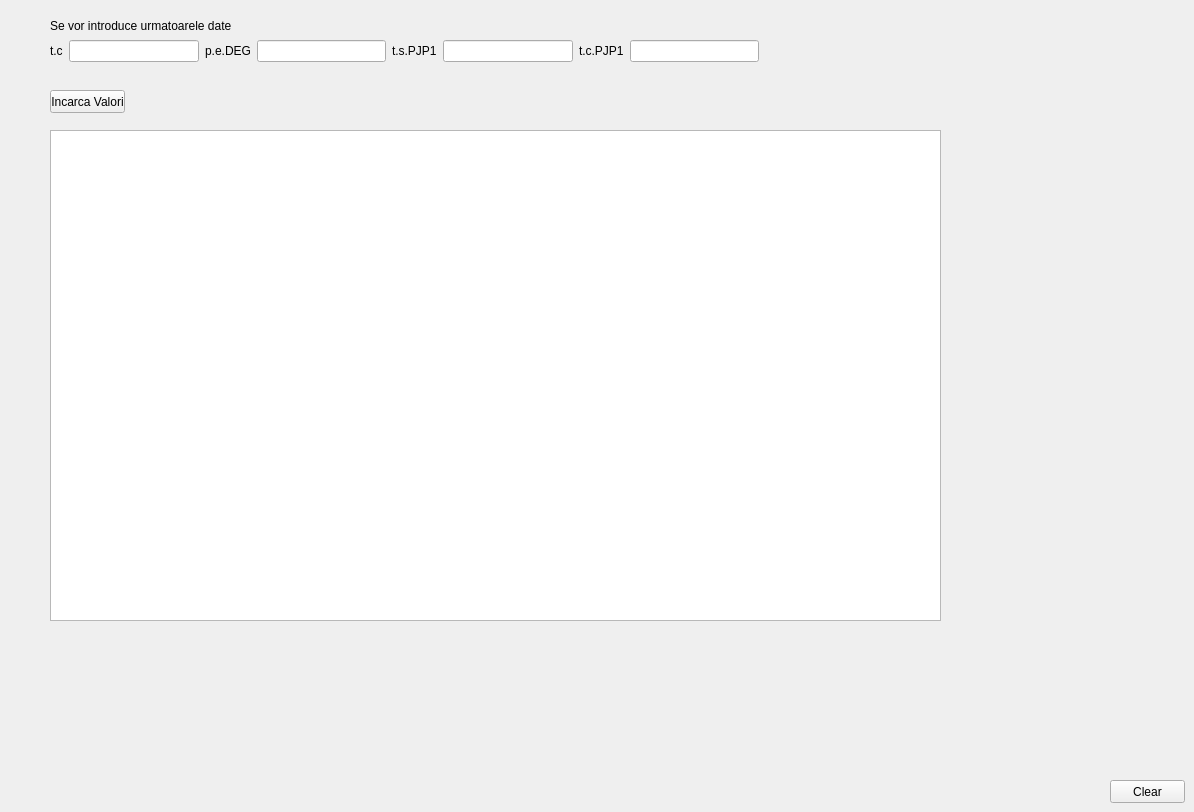
    <widget class="QWidget" name="tab_2">
     <attribute name="title">
      <string>C.P.R.</string>
     </attribute>
     <widget class="QPushButton" name="pushButton_3">
      <property name="geometry">
       <rect>
        <x>50</x>
        <y>90</y>
        <width>75</width>
        <height>23</height>
       </rect>
      </property>
      <property name="text">
       <string>Incarca Valori</string>
      </property>
     </widget>
     <widget class="QLabel" name="label_37">
      <property name="geometry">
       <rect>
        <x>50</x>
        <y>10</y>
        <width>181</width>
        <height>31</height>
       </rect>
      </property>
      <property name="text">
       <string>Se vor introduce urmatoarele date:</string>
      </property>
     </widget>
     <widget class="QPushButton" name="pushButton_5">
      <property name="geometry">
       <rect>
        <x>1110</x>
        <y>780</y>
        <width>75</width>
        <height>23</height>
       </rect>
      </property>
      <property name="text">
       <string>Clear</string>
      </property>
     </widget>
     <widget class="QTableWidget" name="tableWidget">
      <property name="geometry">
       <rect>
        <x>50</x>
        <y>130</y>
        <width>891</width>
        <height>491</height>
       </rect>
      </property>
     </widget>
     <widget class="QWidget" name="layoutWidget">
      <property name="geometry">
       <rect>
        <x>50</x>
        <y>40</y>
        <width>709</width>
        <height>22</height>
       </rect>
      </property>
      <layout class="QGridLayout" name="gridLayout_4">
       <item row="0" column="0">
        <widget class="QLabel" name="label_36">
         <property name="text">
          <string>t.c</string>
         </property>
        </widget>
       </item>
       <item row="0" column="1">
        <widget class="QLineEdit" name="lineEdit"/>
       </item>
       <item row="0" column="2">
        <widget class="QLabel" name="label_38">
         <property name="text">
          <string>p.e.DEG</string>
         </property>
        </widget>
       </item>
       <item row="0" column="3">
        <widget class="QLineEdit" name="lineEdit_2"/>
       </item>
       <item row="0" column="4">
        <widget class="QLabel" name="label_40">
         <property name="text">
          <string>t.s.PJP1</string>
         </property>
        </widget>
       </item>
       <item row="0" column="5">
        <widget class="QLineEdit" name="lineEdit_4"/>
       </item>
       <item row="0" column="6">
        <widget class="QLabel" name="label_41">
         <property name="text">
          <string>t.c.PJP1</string>
         </property>
        </widget>
       </item>
       <item row="0" column="7">
        <widget class="QLineEdit" name="lineEdit_5"/>
       </item>
      </layout>
     </widget>
    </widget>
